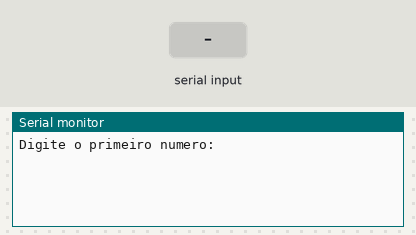
Recording of a sketch running on a simulated Arduino Uno, built with avr-gcc and run on an emulated ATmega328P. Shown: the last lines printed to the serial monitor. Inputs (shaded band) come from the test bench.

Above: at 1.2 s.
1.3 s: "90,45\n" received over Serial
At 2.62 s:
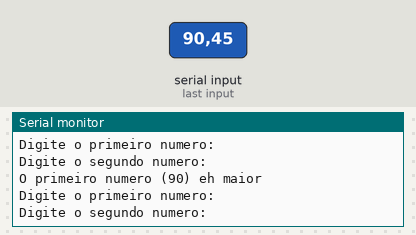
2.8 s: "30,150\n" received over Serial
At 5.1 s:
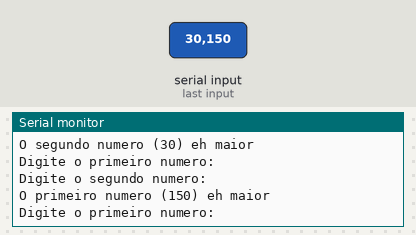

Measured:
- after the input at 1.3 s, the serial monitor: prints a new line at once (image 1)
- after the input at 2.8 s, the serial monitor: prints a new line at once (image 2)

The sketch:

if_ex141__1_.ino
```cpp
/*Faça um programa receba dois valores e imprima qual é o maior número
digitado.
*/

int numero1 = 0;
int numero2 = 0;

void setup()
{
  Serial.begin(9600);
}

void loop()
{
  Serial.println("Digite o primeiro numero: ");
  while (! Serial.available());
  numero1 = Serial.parseInt();

  Serial.println("Digite o segundo numero: ");
  while (! Serial.available());
  numero2 = Serial.parseInt();

  if(numero1 > numero2){
  	Serial.println("O primeiro numero (" + String(numero1) + ") eh maior");
  } else {
  	Serial.println("O segundo numero (" + String(numero2) + ") eh maior ");
  }
}
```
